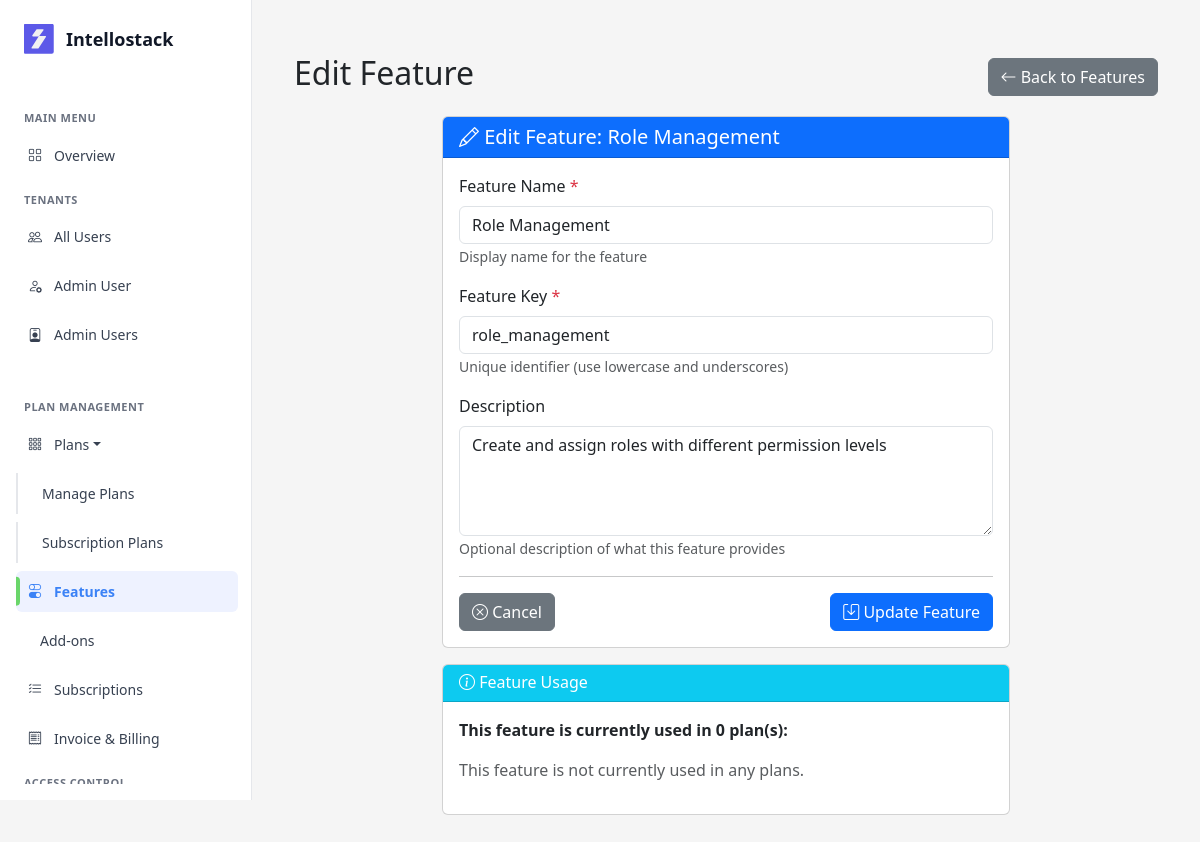
The app's page /features/2/edit/ (signed in) with its own data.
### saas/models/feature.py (models this page shows, shortened)
class Feature(models.Model):
    name = models.CharField(max_length=100, unique=True)
    key = models.CharField(
        max_length=50,
        unique=True,
        help_text="Unique key for programmatic access to feature"
    )
    description = models.TextField(blank=True)
    created_at = models.DateTimeField(auto_now_add=True)
    updated_at = models.DateTimeField(auto_now=True)
    class Meta:
        db_table = 'features'
        ordering = ['name']

### saas/views/feature_views.py (the view)
# urls.py: path('<int:feature_id>/edit/', feature_edit, name='feature_edit'),
@login_required(login_url='auth:login')
def feature_edit(request, feature_id):
    if not is_super_admin(request.user):
        messages.error(request, 'You do not have permission to edit features.')
        return redirect('dashboard')
    feature = get_object_or_404(Feature, id=feature_id)
    if request.method == 'POST':
        form = FeatureForm(request.POST, instance=feature)
        if form.is_valid():
            feature = form.save()
            messages.success(request, f'Feature "{feature.name}" updated successfully!')
            return redirect('features:feature_list')
    else:
        form = FeatureForm(instance=feature)
    context = {
        'form': form,
        'feature': feature,
        'page_title': 'Edit Feature',
    }
    return render(request, 'features/feature_form.html', context)

### saas/forms/feature_forms.py
class FeatureForm(forms.ModelForm):
    class Meta:
        model = Feature
        fields = ['name', 'key', 'description']
        widgets = {
            'name': forms.TextInput(attrs={
                'class': 'form-control',
                'placeholder': 'e.g., CRM Module, Dashboard Analytics'
            }),
            'key': forms.TextInput(attrs={
                'class': 'form-control',
                'placeholder': 'e.g., crm_module, dashboard_analytics'
            }),
            'description': forms.Textarea(attrs={
                'class': 'form-control',
                'rows': 4,
                'placeholder': 'Describe this feature...'
            }),
        }
        help_texts = {
            'name': 'Display name for the feature',
            'key': 'Unique identifier (use lowercase and underscores)',
            'description': 'Optional description of what this feature provides'
        }

### saas/auth_backend.py (called while the page is built)
    def get_user(self, user_id):
        try:
            return User.objects.get(pk=user_id)
        except User.DoesNotExist:
            return None

### saas/context_processors.py (called while the page is built)
def users_and_roles(request):
    users = CustomUser.objects.select_related('role').all()
    roles = Role.objects.prefetch_related('users').all()
    payments = PaymentTransaction.objects.select_related('tenant').all()[:5]
    return {
        'users': users,
        'roles': roles,
        'payments': payments,
    }

### saas/views/feature_views.py (called while the page is built)
def is_super_admin(user):
    return user.is_superuser or user.is_staff

### saas/templates/features/feature_form.html (shortened to what this page needs)
{% extends 'base.html' %}
{% load static %}
{% block content %}
<div class="container mt-4">
    <div class="d-flex justify-content-between align-items-center mb-3">
        <h2>{% if feature %}Edit Feature{% else %}Create Feature{% endif %}</h2>
        <a href="{% url 'features:feature_list' %}" class="btn btn-secondary">
            <i class="bi bi-arrow-left"></i> Back to Features
        </a>
    </div>
    <div class="row justify-content-center">
        <div class="col-md-8">
            <div class="card">
                <div class="card-header bg-primary text-white">
                    <h5 class="mb-0">
                        {% if feature %}
                        <i class="bi bi-pencil"></i> Edit Feature: {{ feature.name }}
                        {% else %}
                        <i class="bi bi-plus-circle"></i> Create New Feature
                        {% endif %}
                    </h5>
                </div>
                <div class="card-body">
                    <form method="post" novalidate>
                        <div class="mb-3">
                            <label for="{{ form.name.id_for_label }}" class="form-label">
                                Feature Name <span class="text-danger">*</span>
                            </label>
                            {{ form.name }}
                            {% if form.name.help_text %}
                                <small class="form-text text-muted">{{ form.name.help_text }}</small>
                            {% endif %}
                        </div>
                        <div class="mb-3">
                            <label for="{{ form.key.id_for_label }}" class="form-label">
                                Feature Key <span class="text-danger">*</span>
                            </label>
                            {{ form.key }}
                            {% if form.key.help_text %}
                                <small class="form-text text-muted">{{ form.key.help_text }}</small>
                            {% endif %}
                        </div>
                        <div class="mb-3">
                            <label for="{{ form.description.id_for_label }}" class="form-label">
                                Description
                            </label>
                            {{ form.description }}
                            {% if form.description.help_text %}
                                <small class="form-text text-muted">{{ form.description.help_text }}</small>
                            {% endif %}
                        </div>
                        <hr>
                        <div class="d-flex justify-content-between">
                            <a href="{% url 'features:feature_list' %}" class="btn btn-secondary">
                                <i class="bi bi-x-circle"></i> Cancel
                            </a>
                            <button type="submit" class="btn btn-primary">
                                <i class="bi bi-save"></i> {% if feature %}Update{% else %}Create{% endif %} Feature
                            </button>
                        </div>
                    </form>
                </div>
            </div>
            {% if feature %}
            <div class="card mt-3">
                <div class="card-header bg-info text-white">
                    <h6 class="mb-0"><i class="bi bi-info-circle"></i> Feature Usage</h6>
                </div>
                <div class="card-body">
                    <p><strong>This feature is currently used in {{ feature.plan_features.count }} plan(s):</strong></p>
                    {% if feature.plan_features.all %}
                    <ul class="list-group">
                        {% for plan_feature in feature.plan_features.all %}
                        <li class="list-group-item d-flex justify-content-between align-items-center">
                            <span>
                                <strong>{{ plan_feature.plan.name }}</strong>
                                <br>
                                <small class="text-muted">
                                    Limit:
                                    {% if plan_feature.feature_limit %}
                                        {{ plan_feature.feature_limit }}
                                    {% else %}
                                        Unlimited
                                    {% endif %}
                                </small>
                            </span>
                            <a href="{% url 'plans:plan_features_manage' plan_feature.plan.id %}"
                               class="btn btn-sm btn-outline-primary">
                                <i class="bi bi-eye"></i> View
                            </a>
                        </li>
                        {% endfor %}
                    </ul>
                    {% else %}
                    <p class="text-muted">This feature is not currently used in any plans.</p>
                    {% endif %}
                </div>
            </div>
            {% endif %}
        </div>
    </div>
</div>
{% endblock %}

### saas/templates/base.html (style rules this page uses)
:root { --Base-Color-White: #FFF; --Grey-Grey-200: #E5E7EB; --Grey-Grey-500: #6B7280; --Grey-Grey-700: #374151; --Grey-Grey-900: #111827; }
* { margin: 0; padding: 0; box-sizing: border-box; }
body { font-family: 'Segoe UI', Tahoma, Geneva, Verdana, sans-serif; background-color: #f5f5f5; overflow-x: hidden; }

### records on screen
Feature: name "Role Management", key "role_management", description "Create and assign roles with different permission levels", plan_features.count "0"
